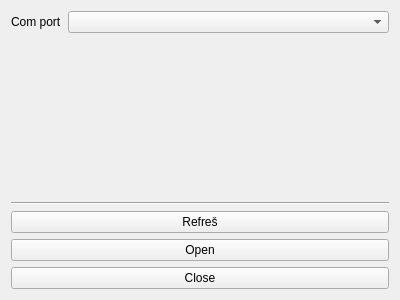
<?xml version="1.0" encoding="UTF-8"?>
<ui version="4.0">
 <class>widgetCom</class>
 <widget class="QWidget" name="widgetCom">
  <property name="geometry">
   <rect>
    <x>0</x>
    <y>0</y>
    <width>400</width>
    <height>300</height>
   </rect>
  </property>
  <property name="windowTitle">
   <string>Form</string>
  </property>
  <layout class="QVBoxLayout" name="verticalLayout">
   <item>
    <layout class="QFormLayout" name="formLayout">
     <property name="fieldGrowthPolicy">
      <enum>QFormLayout::AllNonFixedFieldsGrow</enum>
     </property>
     <item row="0" column="1">
      <widget class="QComboBox" name="comboPorts"/>
     </item>
     <item row="0" column="0">
      <widget class="QLabel" name="label">
       <property name="text">
        <string>Com port</string>
       </property>
      </widget>
     </item>
    </layout>
   </item>
   <item>
    <spacer name="verticalSpacer">
     <property name="orientation">
      <enum>Qt::Vertical</enum>
     </property>
     <property name="sizeHint" stdset="0">
      <size>
       <width>20</width>
       <height>40</height>
      </size>
     </property>
    </spacer>
   </item>
   <item>
    <widget class="Line" name="line">
     <property name="orientation">
      <enum>Qt::Horizontal</enum>
     </property>
    </widget>
   </item>
   <item>
    <widget class="QPushButton" name="butRefresh">
     <property name="text">
      <string>Refreš</string>
     </property>
    </widget>
   </item>
   <item>
    <widget class="QPushButton" name="butOpen">
     <property name="text">
      <string>Open</string>
     </property>
    </widget>
   </item>
   <item>
    <widget class="QPushButton" name="butClose">
     <property name="text">
      <string>Close</string>
     </property>
    </widget>
   </item>
  </layout>
 </widget>
 <resources/>
 <connections/>
</ui>
